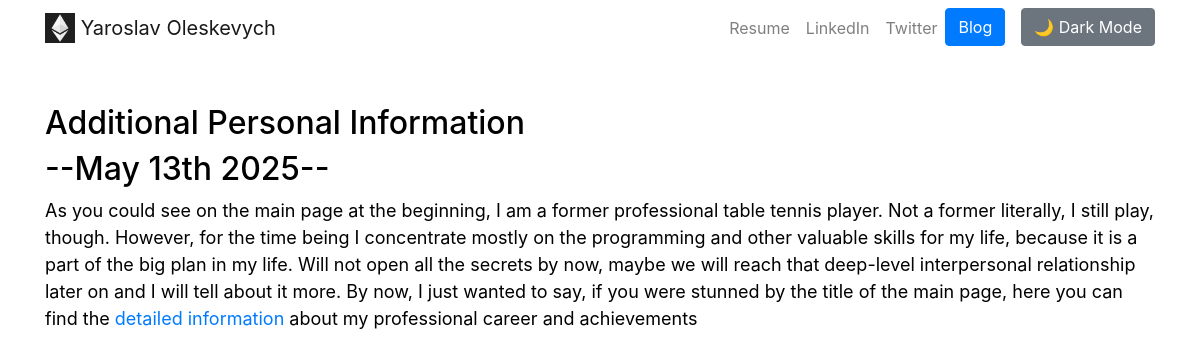
/blog/5/, run on the app's committed database.
### blog/models.py (models this page shows, shortened)
class Post(models.Model):
    title = models.CharField(max_length=100)
    date = models.DateField(default=datetime.date.today())
    description = models.TextField()

### blog/views.py (the view)
# urls.py: path('<int:blog_id>/', views.detail, name='detail')
def detail(request, blog_id):
    blog = get_object_or_404(Post, pk=blog_id)
    return render(request, 'blog/detail.html', {'blog': blog})

### blog/templates/blog/detail.html (shortened to what this page needs)
{% extends "portfolio/base.html" %}
{% block content %}
    <div class="container text-left mt-5">
        <h2>{{ blog.title }}</h2>
        <h2>--{{ blog.date|date:"F jS Y" }}--</h2>
        <p style="font-size: 18px;">{{ blog.description| safe}}</p>
    </div>
{% endblock %}

### portfolio/templates/portfolio/base.html (style rules this page uses)
body { background-color: #ffffff; color: #000000; transition: background-color 0.3s, color 0.3s; }

### data on the page
Post: title "Additional Personal Information", date "May 13th 2025", description "As you could see on the main page at the beginning, I am a former professional table tennis player. Not a former literally, I still play, though. However, for the time being I concentrate mostly on the programming and other valuable skills for my life, because it is a part of the big plan in my life. Will not open all the secrets by now, maybe we will reach that deep-level interpersonal relationship later on and I will tell about it more. By now, I just wanted to say, if you were stunned by the title of the main page, here you can find the detailed information about my professional career and achievements"
